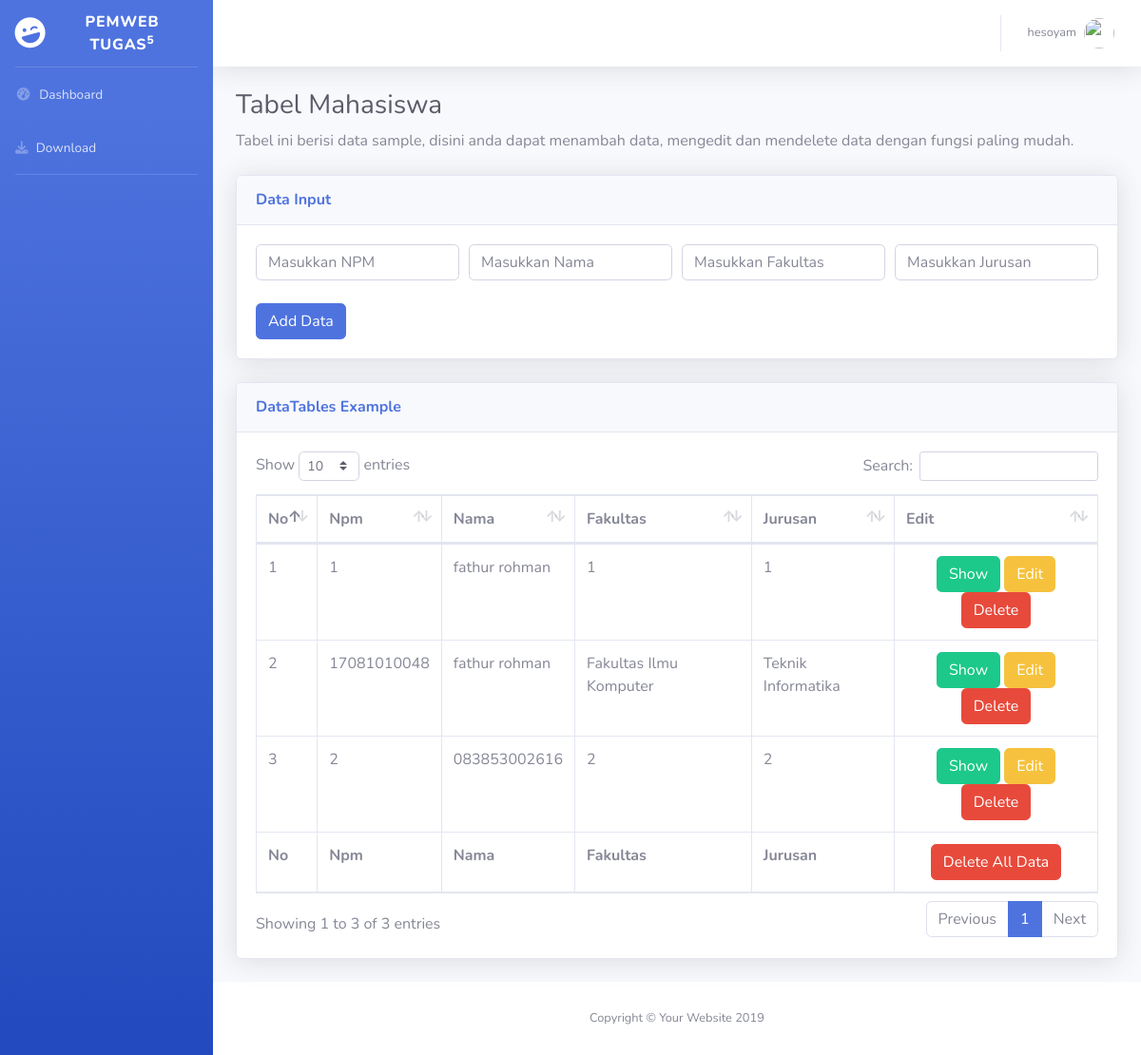
/dashboard.php (signed in), run on the app's committed database.
### tables this page shows
CREATE TABLE `mahasiswa` (
  `Npm` varchar(20) NOT NULL,
  `Nama` varchar(30) NOT NULL,
  `Fakultas` varchar(50) NOT NULL,
  `Jurusan` varchar(20) NOT NULL
);

### config.php (called while the page is built, shortened)
<?php
function base_url($url = null)
{
    $base_url = "http://localhost/pemweb/tugas6";
    if ($url != null) {
        return $base_url . "/" . $url;
    } else {
        return $base_url;
    }
}

### _include/content_dashboard.php (the view)
<div class="container-fluid">
    <h1 class="h3 mb-2 text-gray-800">Tabel Mahasiswa</h1>
    <p class="mb-4">Tabel ini berisi data sample, disini anda dapat menambah data, mengedit dan mendelete data dengan fungsi paling mudah.</p>
    <div class="card shadow mb-4">
        <div class="card-header py-3">
            <h6 class="m-0 font-weight-bold text-primary">Data Input</h6>
        </div>
        <div class="card-body">
            <form action="" method="post">
                <div class="form-row">
                    <div class="col">
                        <input type="text" name="npm" class="form-control" placeholder="Masukkan NPM" required>
                    </div>
                    <div class="col">
                        <input type="text" name="nama" class="form-control" placeholder="Masukkan Nama" required>
                    </div>
                    <div class="col">
                        <input type="text" name="fakultas" class="form-control" placeholder="Masukkan Fakultas" required>
                    </div>
                    <div class="col">
                        <input type="text" name="jurusan" class="form-control" placeholder="Masukkan Jurusan" required>
                    </div>
                </div>
                <br>
                <input type="submit" name="add" class="btn btn-primary" value="Add Data">
            </form>
        </div>
    </div>
    <div class="card shadow mb-4">
        <div class="card-header py-3">
            <h6 class="m-0 font-weight-bold text-primary">DataTables Example</h6>
        </div>
        <div class="card-body">
            <div class="table-responsive">
                <table class="table table-bordered" id="dataTable" width="100%" cellspacing="0">
                    <thead>
                        <tr>
                            <th>No</th>
                            <th>Npm</th>
                            <th>Nama</th>
                            <th>Fakultas</th>
                            <th>Jurusan</th>
                            <th>Edit</th>
                        </tr>
                    </thead>
                    <tfoot>
                        <tr>
                            <th>No</th>
                            <th>Npm</th>
                            <th>Nama</th>
                            <th>Fakultas</th>
                            <th>Jurusan</th>
                            <th class="text-center"><a href="<?= base_url() ?>/_auth/deleteall.php" class="btn btn-danger">Delete All Data</a></th>
                        </tr>
                    </tfoot>
                    <tbody>
                        <?php
                        $no = 1;
                        $sql_mhs = mysqli_query($con, "SELECT * FROM mahasiswa") or die(mysqli_error($con, ""));
                        if (mysqli_num_rows($sql_mhs) > 0) {
                            while ($data = mysqli_fetch_array($sql_mhs)) { ?>
                                <tr>
                                    <td><?= $no++ ?></td>
                                    <td><?= $data['Npm'] ?></td>
                                    <td><?= $data['Nama'] ?></td>
                                    <td><?= $data['Fakultas'] ?></td>
                                    <td><?= $data['Jurusan'] ?></td>
                                    <td class="text-center">
                                        <a href="<?= base_url() ?>/show.php?npm=<?= $data['Npm'] ?>" class="btn btn-success">Show</a>
                                        <a href="<?= base_url() ?>/edit.php?npm=<?= $data['Npm'] ?>" class="btn btn-warning">Edit</a>
                                        <a href="<?= base_url() ?>/_auth/delete.php?npm=<?= $data['Npm'] ?>" class="btn btn-danger">Delete</a>
                                    </td>
                                </tr>
                        <?php };
                        } ?>
                    </tbody>
                </table>
            </div>
        </div>
    </div>
</div>

### data on the page
mahasiswa: Npm "1", Nama "fathur rohman", Fakultas "1", Jurusan "1"
mahasiswa: Npm "17081010048", Nama "fathur rohman", Fakultas "Fakultas Ilmu Komputer", Jurusan "Teknik Informatika"
mahasiswa: Npm "2", Nama "083853002616", Fakultas "2", Jurusan "2"

### other printed values
$_SESSION['user'] "hesoyam"
